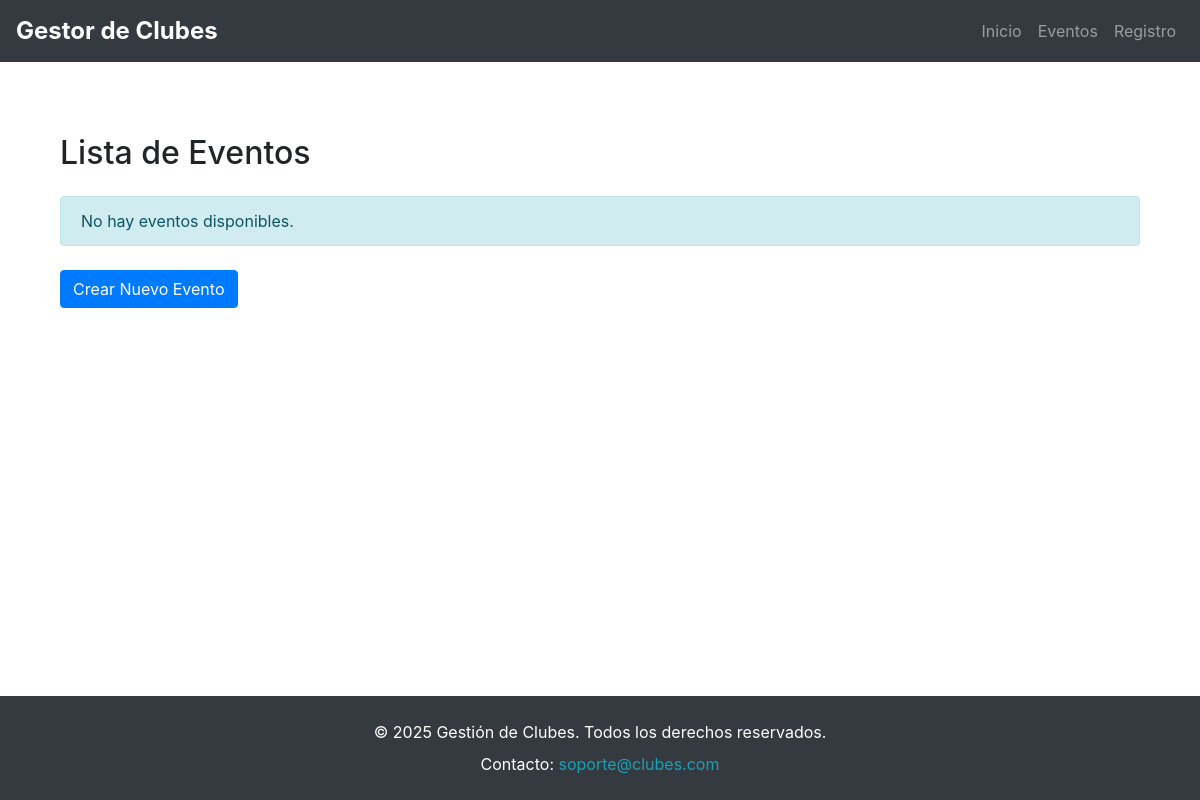
The app's page /eventos/, older data.
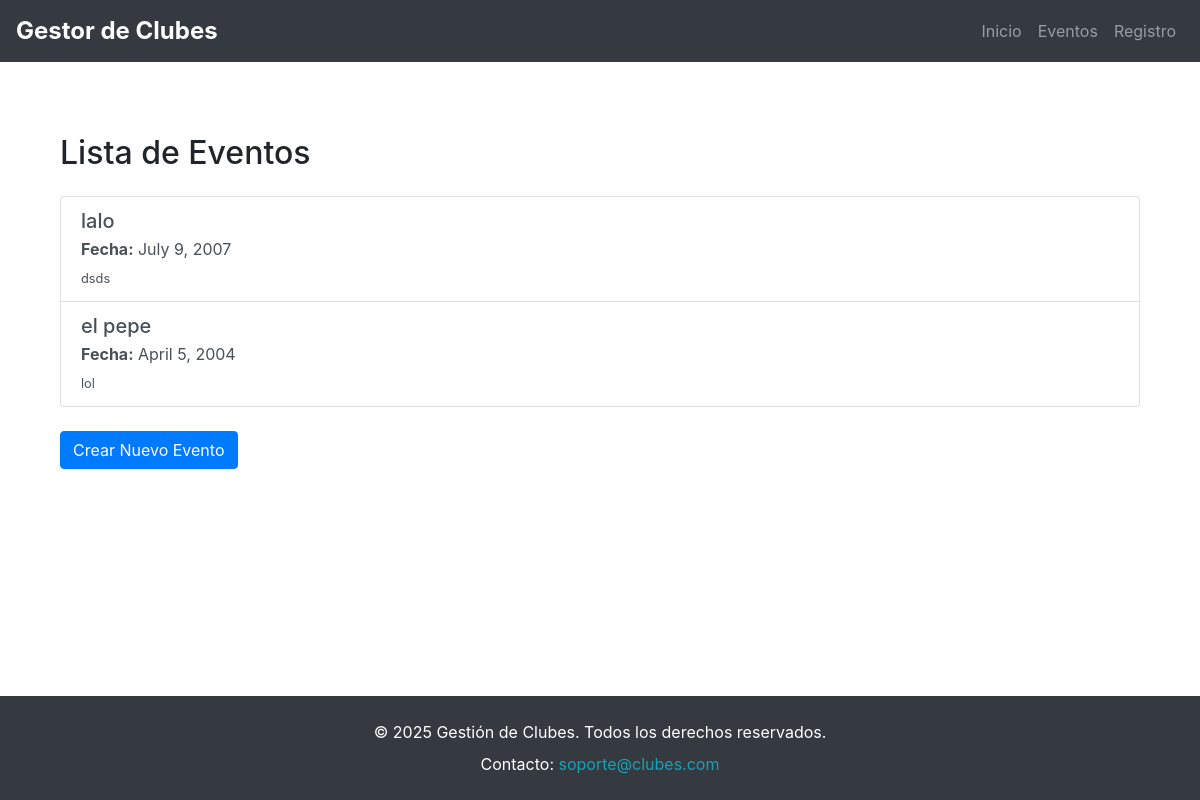
The same page, newer data.
### eventos/models.py (models this page shows)
class Evento(models.Model):
    nombre = models.CharField(max_length=100)
    fecha = models.DateField()
    descripcion = models.TextField()
    ubicacion = models.CharField(max_length=255, blank=True, null=True)
    club = models.ForeignKey(Club, on_delete=models.CASCADE, null=True, blank=True)  # Relación con Club

### eventos/views.py (the view)
# urls.py: path('', views.lista_eventos, name='lista_eventos'),  # Página de lista de eventos
def lista_eventos(request):
    eventos = Evento.objects.all()  # Obtiene todos los eventos
    return render(request, 'eventos/lista_eventos.html', {'eventos': eventos})

### templates/eventos/lista_eventos.html
{% extends 'base.html' %}
{% block content %}
<div class="container mt-4">
    <h2 class="mb-4">Lista de Eventos</h2>
    {% if eventos %}
    <div class="list-group">
        {% for evento in eventos %}
        <a href="#" class="list-group-item list-group-item-action">
            <h5 class="mb-1">{{ evento.nombre }}</h5>
            <p class="mb-1"><strong>Fecha:</strong> {{ evento.fecha }}</p>
            <small>{{ evento.descripcion|truncatechars:100 }}</small>
        </a>
        {% endfor %}
    </div>
    {% else %}
    <div class="alert alert-info" role="alert">
        No hay eventos disponibles.
    </div>
    {% endif %}
    <div class="mt-4">
        <a href="{% url 'crear_evento' %}" class="btn btn-primary">Crear Nuevo Evento</a>
    </div>
</div>
{% endblock %}

### templates/base.html (shortened to what this page needs)
<!DOCTYPE html>
<html lang="es">
<head>
    <link href="https://stackpath.bootstrapcdn.com/bootstrap/4.5.2/css/bootstrap.min.css" rel="stylesheet">
</head>
<body class="d-flex flex-column min-vh-100">
    <nav class="navbar navbar-expand-lg navbar-dark bg-dark">
        <a class="navbar-brand font-weight-bold" href="{% url 'lista_clubes' %}" style="font-size: 1.5rem;">Gestor de Clubes</a>
        <div class="collapse navbar-collapse justify-content-end" id="navbarNav">
            <ul class="navbar-nav">
                <li class="nav-item"><a class="nav-link" href="{% url 'lista_clubes' %}" style="font-size: 1rem;">Inicio</a></li>
                <li class="nav-item"><a class="nav-link" href="{% url 'lista_eventos' %}" style="font-size: 1rem;">Eventos</a></li>
                <li class="nav-item"><a class="nav-link" href="{% url 'register' %}" style="font-size: 1rem;">Registro</a></li>
            </ul>
        </div>
    </nav>
    <div class="container mt-5 content">
        {% block content %}{% endblock %}
    </div>
    <footer class="bg-dark text-white text-center py-4 mt-auto shadow-sm">
        <div class="container">
            <p class="mb-2">&copy; 2025 Gestión de Clubes. Todos los derechos reservados.</p>
            <p class="mb-0">
                Contacto:
                <a href="mailto:soporte@clubes.com" class="text-info">soporte@clubes.com</a>
            </p>
        </div>
    </footer>
</body>
</html>

### templates/base.html (style rules this page uses)
.content { flex: 1; padding-bottom: 80px; }

Row changes from the older to the newer data that the page shows:
added Evento: nombre "lalo", fecha "July 9, 2007", descripcion "dsds"
added Evento: nombre "el pepe", fecha "April 5, 2004", descripcion "lol"
Text that changed along with them:
text no longer shown: "No hay eventos disponibles."
